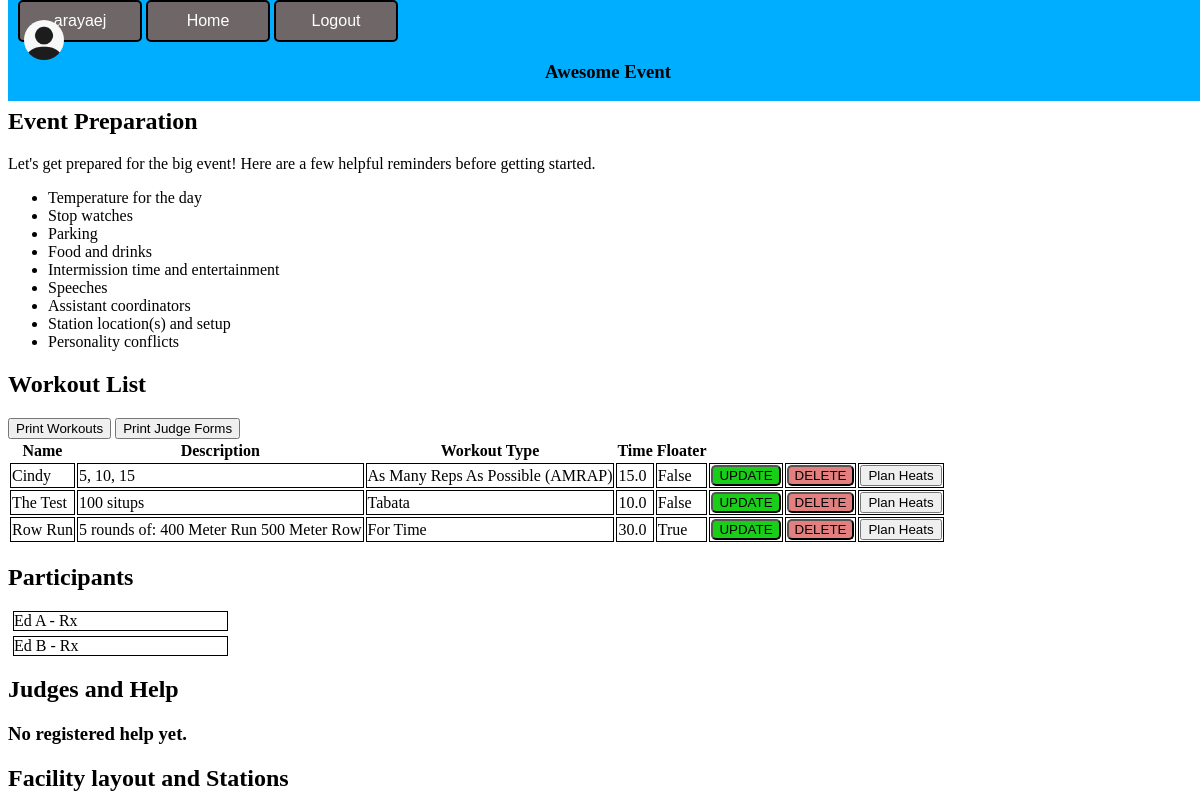
/event/prepare/Awesome Event (signed in), run on the app's committed database.
### PlanIFYWOD/models.py (models this page shows, shortened)
class Event(models.Model):
    event_id = models.AutoField(primary_key=True, unique=True)
    event_host_user = models.ForeignKey(UserAccount, on_delete=models.CASCADE, db_column='username')
    event_host_affiliate = models.ForeignKey(Affiliate, on_delete=models.CASCADE, related_name='+', blank=True, null=True)
    event_status = models.CharField(max_length=25, choices=EVENT_STATUS, default='ACTIVE',null=False)
    event_name = models.CharField(max_length=100, unique=True)
    event_date_created = models.DateField(null=False, auto_now=True)
    event_date = models.DateField(null=False)
    event_start_time = models.TimeField(null=True, blank=True)
    event_size = models.CharField(max_length=10, choices=SIZE, default='50-100', null=False)
    event_location = models.CharField(max_length=100)
    event_address = models.CharField(max_length=100)
    event_city = models.CharField(max_length=100, null=True, blank=True)
    event_zip = models.IntegerField(null=True, blank=True)
    event_country = models.CharField(max_length=50, null=True)
    event_state = models.CharField(max_length=30, null=True)
    event_phone_number = models.CharField(max_length=20)
    event_description = models.TextField(max_length=100, null=True, blank=True)
    event_long_description = models.TextField(max_length=512, null=True, blank=True)
    event_tshirts = models.BooleanField(default=False)
    event_tshirts_price = models.FloatField(null=True, blank=True, default=0.00)
    event_tshirt_image = models.ImageField(upload_to='shirt-images', null=True, blank=True)
    event_type = models.TextField(max_length=20, choices=EVENT_TYPE, default='Individual',null=False)
    event_registration_date_open = models.DateField(null=True, blank=True)
    event_registration_date_close = models.DateField(null=True, blank=True)
    event_price_athlete = models.FloatField(default=0.00)
    event_price_general = models.FloatField(default=0.00)
    event_promo_code = models.BooleanField(default=False)
    event_waiver = models.BooleanField(default=False)
    event_waiver_document = models.FileField(null=True, blank=True)
    event_prizes = models.BooleanField(default=False)
    event_banner = models.ImageField(upload_to='images/', null=True, blank=True)
    event_vendors = models.BooleanField(default=False)
    def __str__(self) -> str:
        return self.event_name

class EventWorkOut(models.Model):
    id = models.AutoField(unique=True, primary_key=True)
    event = models.ForeignKey(Event, on_delete=models.CASCADE)
    workout_name = models.CharField(max_length=50, blank=True)
    workout_type = models.CharField(max_length=50, choices=WORKOUT_TYPES)
    workout_description = models.TextField(max_length=250, blank=True, null=True)
    workout_time = models.FloatField(null=True, blank=True)
    workout_floater = models.BooleanField(default=False)
    workout_demo = models.FileField(null=True, blank=True)

class EventParticipant(models.Model):
    participant = models.AutoField(primary_key=True)
    event_name = models.ForeignKey(Event, on_delete=models.CASCADE)
    username = models.ForeignKey(UserAccount, on_delete=models.CASCADE, null=True, blank=True)
    first_name_of_participant = models.CharField(max_length=100, null=True)
    last_name_of_participant = models.CharField(max_length=100, null=True)
    birthday_of_participant = models.DateField(null=True, blank=True)
    gender_of_participant = models.CharField(choices=GENDERS, max_length=25, null=True)
    email_of_participant = models.EmailField(max_length=100, null=True)
    address_of_participant = models.CharField(max_length=50, null=True)
    city_of_participant = models.CharField(max_length=50, null=True)
    state_of_participant = models.CharField(max_length=2, null=True)
    zip_code_of_participant = models.IntegerField(null=True)
    event_join_date = models.DateField(null=False, auto_now_add=True)
    role = models.CharField(max_length=15, choices=ROLE_OPTIONS, null=True)
    class_type = models.CharField(max_length=10, choices=CLASS_TYPE)
    team = models.ForeignKey(EventTeam, on_delete=models.CASCADE, null=True, blank=True)

### PlanIFYWOD/views.py (the view)
# urls.py: path('event/prepare/<str:event>', views.prepareevent, name='PrepareEvent'),
@login_required(login_url='SignIn')
def prepareevent(request, event):
    usern = UserAccount.objects.get(username=request.user)
    event = Event.objects.get(event_name=event)
    workoutlist = EventWorkOut.objects.filter(event=event)
    help = None#EventParticipant.objects.filter(event=event, role='Judge')
    athletes = EventParticipant.objects.filter(event_name=event).values()
    return render(request, 'PlanIFYweb/eventprepare.html', {'pagename': event, 'workout_list':workoutlist, 'help': help, 'athletes':athletes})

### PlanIFYWOD/templates/PlanIFYweb/eventprepare.html (shortened to what this page needs)
{% extends 'PlanIFYweb/navbar.html' %}
{% block content %}
<body>
    <div class="filler">
        <h1 class="filler-text">filler</h1>
    </div>
    <h2>Event Preparation</h2>
    <div>
        <p>
            Let's get prepared for the big event!
            Here are a few helpful reminders before getting started.
            <ul>
                <li>Temperature for the day</li>
                <li>Stop watches</li>
                <li>Parking</li>
                <li>Food and drinks</li>
                <li>Intermission time and entertainment</li>
                <li>Speeches</li>
                <li>Assistant coordinators</li>
                <li>Station location(s) and setup</li>
                <li>Personality conflicts</li>
            </ul>
        </p>
    </div>
    <div>
        <h2>Workout List</h2>
        <button>Print Workouts</button>
        <button>Print Judge Forms</button>
        <div class="add-workout-form">
            <table class="workout-table">
                <tr>
                    <th>Name</th>
                    <th>Description</th>
                    <th>Workout Type</th>
                    <th>Time</th>
                    <th>Floater</th>
                </tr>
                {% for workout in workout_list %}
                <tr>
                    <td>{{workout.workout_name}}</td>
                    <td>{{workout.workout_description}}</td>
                    <td>{{workout.workout_type}}</td>
                    <td>{{workout.workout_time}}</td>
                    <td>{{workout.workout_floater}}</td>
                    <td><button class="update-btn">UPDATE</button></td>
                    <td><button class="delete-btn">DELETE</button></td>
                    <td><button id="plan-heat">Plan Heats</button></td>
                </tr>
                {% endfor %}
            </table>
        </div>
    </div>
    <div>
        <h2>Participants</h2>
        {% if athletes %}
            {% for athlete in athletes %}
            <div class="athlete-list-main" id="athlete-list-main" style="border: 1px solid black; width: 18%; margin: 5px;"> {{athlete.first_name_of_participant}} {{athlete.last_name_of_participant}} - {{athlete.class_type}}</div>
            {% endfor %}
    {% else %}
    <h3>No registered participants yet.</h3>
    {% endif%}
    </div>
    <div>
        <h2>Judges and Help</h2>
        {% if help %}
            <ol>
                {% for helpers in help %}
                <li> {{helpers.first_name}} {{helpers.last_name}}</li>
                {% endfor %}
            </ol>
        {% else %}
        <h3>No registered help yet.</h3>
        {% endif%}
    </div>
    <div>
        <h2>Facility layout and Stations</h2>
    </div>
</body>
{% endblock %}

### PlanIFYWOD/templates/PlanIFYweb/navbar.html (shortened to what this page needs)
{% load static %}
<!DOCTYPE html>
<html>
    <head>
        <link rel="stylesheet" type="text/css" href="{% static '/css/main.css' %}">
    </head>
    {% if user.is_authenticated %}
        <div class="nav-bar">
            <a href="{% url 'Profile' user=user %}"><div class="dashboard-button">{{user}}</div></a>
                {% if profile_pic %}
                    <img src="media/{{ img }}" class="profile-pic" />
                {% else %}
                <img src="{% static '/media/images/generic_avatar.png'  %}" class="profile-pic" />
                {% endif %}
            <a href="{% url 'Home' %}"><div class="dashboard-button">Home</div></a>
            <a href="{% url 'SignOut' %}"><div class="dashboard-button">Logout</div></a>
            <center><h3>{{pagename}}</h3></center>
        </div>
    {% endif %}
    {% block content %}
    {% endblock%}
</html>

### PlanIFYweb/static/css/main.css (style rules this page uses)
div.nav-bar { background-color: rgb(0, 174, 255);; position:fixed; top: 0; width: 100%; overflow: hidden; z-index: 1; }
.profile-pic { position: absolute; left: 16px; top: 20px; width: 40px; height: 40px; border-radius: 50%; }
.filler { margin-top: 50px; }
.filler-text { color: white; }
td { border: 1px solid; }
.dashboard-button { color: white; position: relative; left: 10px; padding: 10px; width: 100px; border: 2px solid; border-radius: 5px; border-color: black; color: white; text-align: center; display: inline-block; background-color: rgb(111, 103, 103); font-family: Arial, Helvetica, sans-serif; }
.delete-btn { background-color: rgba(200, 0, 0, 0.5); border-radius: 5px; }
.update-btn { background-color: rgba(0, 200, 0, 0.9); border-radius: 5px; }

### data on the page
Event: event_name "Awesome Event"
EventWorkOut: workout_name "Cindy", workout_description "5, 10, 15", workout_type "As Many Reps As Possible (AMRAP)", workout_time "15.0", workout_floater "False"
EventWorkOut: workout_name "The Test", workout_description "100 situps", workout_type "Tabata", workout_time "10.0", workout_floater "False"
EventWorkOut: workout_name "Row Run", workout_description "5 rounds of: 400 Meter Run 500 Meter Row", workout_type "For Time", workout_time "30.0", workout_floater "True"
EventParticipant: first_name_of_participant "Ed", last_name_of_participant "A", class_type "Rx"
EventParticipant: first_name_of_participant "Ed", last_name_of_participant "B", class_type "Rx"

### other printed values
{{ user }} "arayaej"
